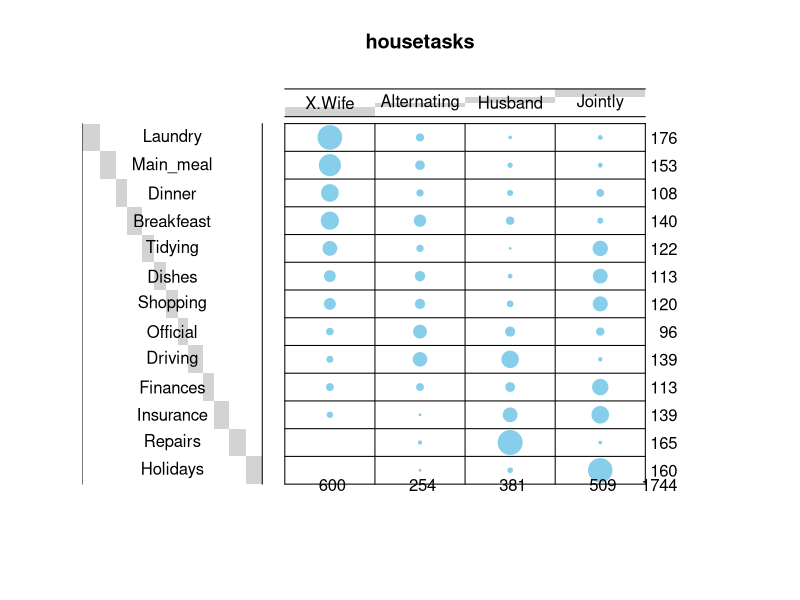
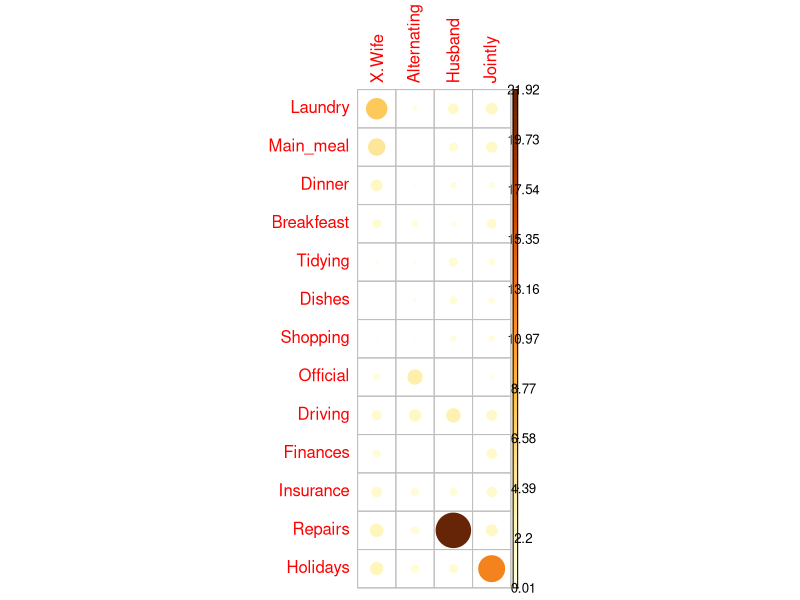

Generate these figures, in order, with R:
## ---- chunk 1
#| label: load-packages
#| message: false

# install.packages("tidyverse")
# install.packages("gplots")
# install.packages("graphics")
# install.packages("corrplot")
library(tidyverse)
library(gplots)
library(graphics)
library(corrplot)
## ---- chunk 2
# Import the data
# file_path <- "http://www.sthda.com/sthda/RDoc/data/housetasks.txt"
housetasks <- read.delim("../data/03_housetasks.txt", row.names = 1)

# Show top rows of data
head(housetasks)
## ---- chunk 3
# Convert the data as a table

dt <- as.table(as.matrix(housetasks))
## ---- chunk 4
# Graph of contingency table
balloonplot(
  t(dt), 
  main ="housetasks", 
  xlab ="", 
  ylab="",
  label = FALSE
) 
## ---- chunk 5
chisq <- chisq.test(housetasks)
chisq
## ---- chunk 6
# Contibution in percentage (%)

contrib <- 100*chisq$residuals^2/chisq$statistic
## ---- chunk 7
# Visualize the contribution

corrplot(
  contrib, 
  is.cor = FALSE
)
